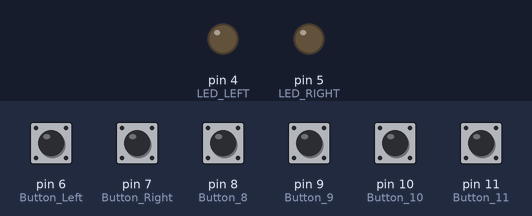
Simulated run of this sketch. Board: Arduino Uno, built with avr-gcc and run on an emulated ATmega328P. Shown: output pins drawn as LEDs (lit = HIGH). The inputs (shaded band) are chosen by the test bench; at power-on: pin 6 (Button_Left), pin 7 (Button_Right), pin 8 (Button_8), pin 9 (Button_9), pin 10 (Button_10), pin 11 (Button_11) LOW.

Above: at 1.2 s.
1.3 s: pin 8 (Button_8) pulled HIGH for 0.15 s
At 2.1 s:
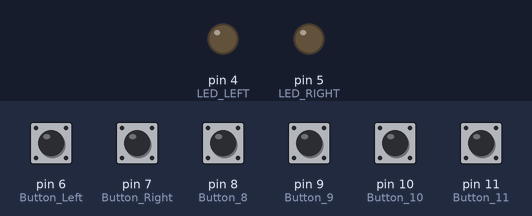
3.0 s: pin 11 (Button_11) pulled HIGH for 0.15 s
At 4.4 s:
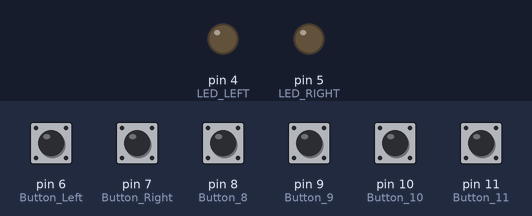
4.7 s: pin 9 (Button_9) pulled HIGH for 0.15 s
At 4.8 s:
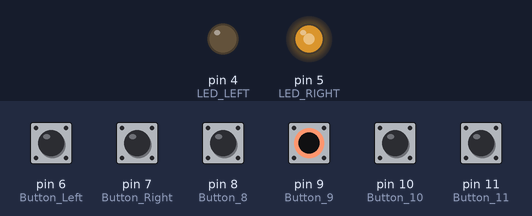
6.4 s: pin 8 (Button_8) pulled HIGH for 1 s
At 7.2 s:
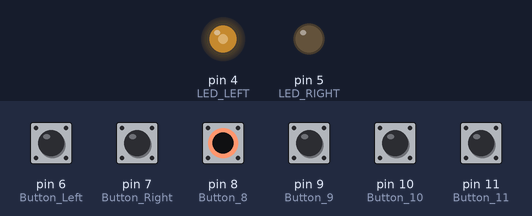
8.9 s: pin 6 (Button_Left) pulled HIGH for 0.15 s
At 10.3 s:
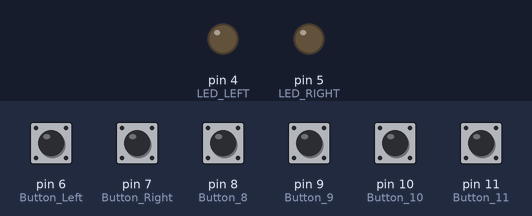
10.6 s: pin 7 (Button_Right) pulled HIGH for 0.15 s
At 11.6 s:
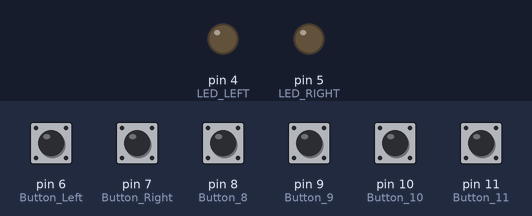
Timing chart, 0 to 13.3 s (numbered marks = the images above; inputs shaded):
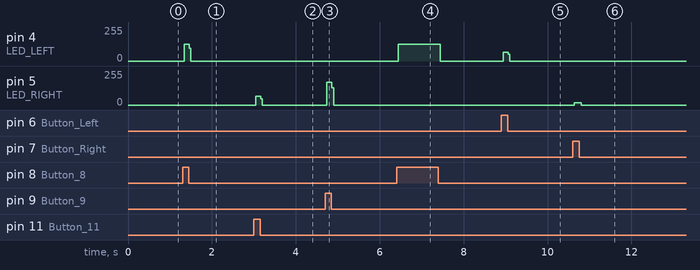

Measured:
- after the input at 1.3 s, pin 4 (LED_LEFT): 0/255 → 127/255 at once, → 0/255 0.12 s later
- after the input at 3.0 s, pin 5 (LED_RIGHT): 0/255 → 65/255 at once, → 0/255 0.12 s later
- after the input at 4.7 s, pin 5 (LED_RIGHT): 0/255 → 172/255 at once, → 0/255 0.12 s later
- after the input at 6.4 s, pin 4 (LED_LEFT): 0/255 → 127/255 at once, → 0/255 1.0 s later
- after the input at 8.9 s, pin 4 (LED_LEFT): 0/255 → 66/255 at once, → 0/255 0.12 s later
- after the input at 10.6 s, pin 5 (LED_RIGHT): 0/255 → 18/255 at once, → 0/255 0.16 s later

The sketch:

HW_TEST_FIRE-BUTTON-with-LED.ino
```cpp
#include <HID.h>

/*
  Button
  https://www.arduino.cc/en/Tutorial/BuiltInExamples/Button

 if mo serialoutput
  sudo usermod -a -G dialout $USER

*/

// constants won't change. They're used here to set pin numbers:
const int Button_Left = 6;  // the number of the pushbutton pin
const int LED_LEFT = 4;    // the number of the LED pin

const int Button_Right = 7;  // the number of the pushbutton pin
const int LED_RIGHT = 5;    // the number of the LED pin

// variables will change:
int Button_State_Left = 0;  // variable for reading the pushbutton status
int Button_State_RIGHT = 0;

const int LED_PWM1 = 3;    // the number of the LED pin
const int LED_PWM2 = 2;    // the number of the LED pin

const int Button_8 = 8;
const int Button_9 = 9;
const int Button_10 = 10;
const int Button_11 = 11;

int Button_State_11 = 0;
int Button_State_10 = 0;
int Button_State_9 = 0;
int Button_State_8 = 0;

void setup() {

  pinMode(LED_LEFT, OUTPUT);// initialize the LED pin as an output:
  pinMode(Button_Left, INPUT);// initialize the pushbutton pin as an input:
  pinMode(LED_RIGHT, OUTPUT);// initialize the LED pin as an output:
  pinMode(Button_Right, INPUT);// initialize the pushbutton pin as an input:

  pinMode(Button_8, INPUT);// initialize the pushbutton pin as an input:
  pinMode(Button_9, INPUT);// initialize the pushbutton pin as an input:
  pinMode(Button_10, INPUT);// initialize the pushbutton pin as an input:
  pinMode(Button_11, INPUT);// initialize the pushbutton pin as an input:

  }

void loop()
{
  // read the state of the pushbutton value:
  Button_State_Left = digitalRead(Button_Left);
  Button_State_RIGHT = digitalRead(Button_Right);

  Button_State_11 = digitalRead(Button_11);
  Button_State_10 = digitalRead(Button_10);
   Button_State_9 = digitalRead(Button_9);
    Button_State_8 = digitalRead(Button_8);

  // check if the pushbutton is pressed. If it is, the buttonState is HIGH:
  if (Button_State_Left == HIGH)
        {
          // turn LED on:
          digitalWrite(LED_LEFT, HIGH);
        } else
        {
          // turn LED off:
          digitalWrite(LED_LEFT, LOW);
        }
  if (Button_State_RIGHT == HIGH)
        {
          // turn LED on:
          digitalWrite(LED_RIGHT, HIGH);
        } else
        {
          // turn LED off:
          digitalWrite(LED_RIGHT, LOW);
        }

  if (Button_State_11 == HIGH)
        {
          // turn LED on:
          digitalWrite(LED_RIGHT, HIGH);
          digitalWrite(LED_PWM1, HIGH);
        } else
        {
          // turn LED off:
          digitalWrite(LED_RIGHT, LOW);
          digitalWrite(LED_PWM1, LOW);
        }
  if (Button_State_10 == HIGH)
        {
          // turn LED on:
          digitalWrite(LED_LEFT, HIGH);
          digitalWrite(LED_PWM1, HIGH);
        } else
        {
          // turn LED off:
          digitalWrite(LED_LEFT, LOW);
          digitalWrite(LED_PWM1, LOW);
        }

  if (Button_State_9 == HIGH)
        {
          // turn LED on:
          digitalWrite(LED_RIGHT, HIGH);
          digitalWrite(LED_PWM2, HIGH);
        } else
        {
          // turn LED off:
          digitalWrite(LED_RIGHT, LOW);
          digitalWrite(LED_PWM2, LOW);
        }
  if (Button_State_8 == HIGH)
        {
          // turn LED on:
          digitalWrite(LED_LEFT, HIGH);
          digitalWrite(LED_PWM2, HIGH);
        } else
        {
          // turn LED off:
          digitalWrite(LED_LEFT, LOW);
          digitalWrite(LED_PWM2, LOW);
        }


}
```
